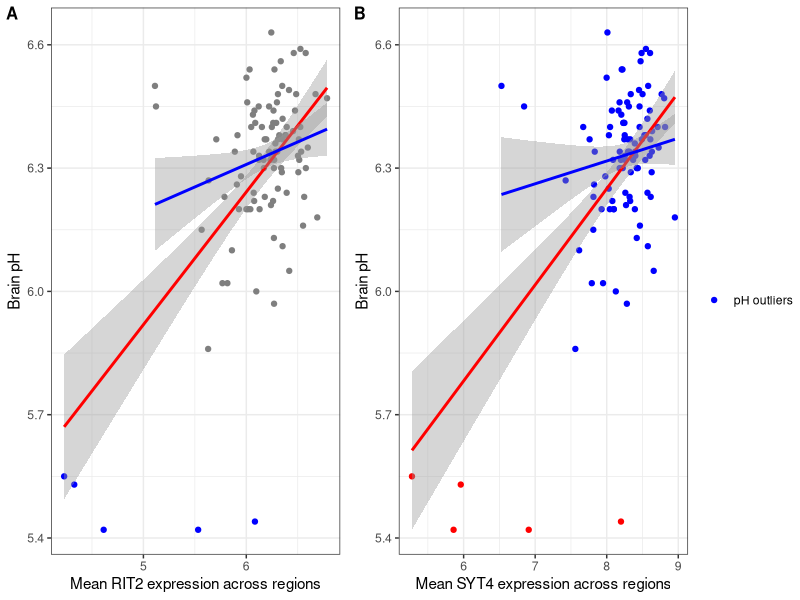

The R source for this figure:
library(here)
library(tidyr)
library(dplyr)
library(ggplot2)
library(cowplot)

#load data, BrainEac csv data file "BrainEac_allRegions_data.csv" from Data folder:
#includes demographics, gene expression, and genotype data    
BE_allRegions <- read.csv(here("Data","BrainEac_allRegions_data.csv"), header = T)

## Section: Brainwide RIT2 and SYT4 gene expression is correlated with pH 

#we need to reformat the data to obtain mean averages of each gene expression across all 10 brain regions for each donor
#store the data into a new dataframe "BE_donorStats"
BE_donorStats <- group_by(BE_allRegions, donor) %>% dplyr::summarise(
  count = n(),
  ph = mean(ph, na.rm = TRUE),
  rit2 = mean(rit2, na.rm = TRUE),
  syt4 = mean(syt4, na.rm = TRUE),
  ca10 = mean(ca10, na.rm = TRUE),
  rs12456492 = first(rs12456492),
  rs12456492Named = first(rs12456492Named),
  sex = first(sex),
  PMI = first(PMI),
  RIN = mean(RIN),
  age = first(age),
  phOutlier = first(phOutlier),
  brainBank = first(brainBank),
  hasSN = "substantia nigra" %in% region,
  G_allele = first(G_allele), 
  Allele_Named = first(Allele_Named)
)

#Can write data into a csv file, for future use:
write.csv(BE_donorStats, file = here("Data","BrainEac_DonorStats_MeanExp.csv"), row.names = F)

#Pearson Correlation between pH and averaged expression of RIT2, and STY4 across all 10 brain regions including outliers 
cor.test(BE_donorStats$rit2, BE_donorStats$ph,m='p')
#cor = 0.5851373, p-value < 0.0001
cor.test(BE_donorStats$syt4, BE_donorStats$ph,m='p')
#cor = 0.5819768, p-value < 0.0001

#Pearson Correlation between pH and averaged expression of RIT2, and STY4 across all 10 brain regions excluding outliers 
cor.test(filter(BE_donorStats, !phOutlier)$rit2, filter(BE_donorStats, !phOutlier)$ph,m='p')
#cor = 0.220528, p-value = 0.03175
cor.test(filter(BE_donorStats, !phOutlier)$syt4, filter(BE_donorStats, !phOutlier)$ph,m='p')
#cor = 0.1431437, p-value = 0.1664

#Pearson Correlation between pH and averaged expression of RIT2, and STY4 for each brain region excluding outliers 
# store data in a table format: region tested, correlation value, P value, adjusted p value (fdr) 
correlation_function_region <- function(gene) {
  correlation_table = data.frame()
  for(regionTested in unique(BE_allRegions$region)) {
    sumCor <- cor.test(as.formula(paste("~", gene, paste("+ ph"))), filter(BE_allRegions,region==regionTested & !phOutlier), m="p")  
    r_value <-sumCor$estimate
    p_value<- sumCor$p.value
    df_row <- data.frame(regionTested, r_value, p_value)
    correlation_table <- rbind(correlation_table,df_row)
  }
  correlation_table$adjusted_p <- p.adjust(correlation_table$p_value, method = "fdr")
  return(correlation_table)
}

#run function for each gene
correlation_function_region(gene = "rit2") 
correlation_function_region(gene = "syt4") 


#Figure 1 Scatter plots of the relationship between pH with RIT2 and SYT4 gene expression

RIT2_avg <- ggplot(filter(BE_donorStats), aes(x = rit2, y = ph, colour=phOutlier)) + geom_point() + xlab("Mean RIT2 expression across regions") + ylab("Brain pH") +  
  scale_color_manual(values=c("blue", "red"), name= NULL, breaks=c(TRUE), labels=c("pH outliers"))+
  geom_smooth(method='lm', data =filter(BE_donorStats), colour="red")+
  geom_smooth(method='lm', data =filter(BE_donorStats,!phOutlier), colour="blue")+
  theme_bw()

SYT4_avg <- ggplot(filter(BE_donorStats), aes(x = syt4, y = ph, colour=phOutlier)) + geom_point() + xlab("Mean SYT4 expression across regions") + ylab("Brain pH") +  
  scale_color_manual(values=c("blue", "red"))+
  geom_smooth(method='lm', data =filter(BE_donorStats), colour="red")+
  geom_smooth(method='lm', data =filter(BE_donorStats,!phOutlier), colour="blue")+
  theme_bw()

#add RIT2 and SYT4 plot side by side 
RIT2_SYT4_pH_plot<- plot_grid(RIT2_avg + theme(legend.position = "none") , SYT4_avg +theme(legend.position = "none"), labels = c('A', 'B'), label_size = 12)

#add legend 
Figure1 <- plot_grid(RIT2_SYT4_pH_plot, get_legend(RIT2_avg), 
                     nrow =1, rel_widths  = c(1, 0.15))

ggsave(Figure1, filename = here('Figures','Figure 1 pH with average RIT2 and SYT4 gene expression.pdf'), height = 4, width = 9.5, dpi=300)

